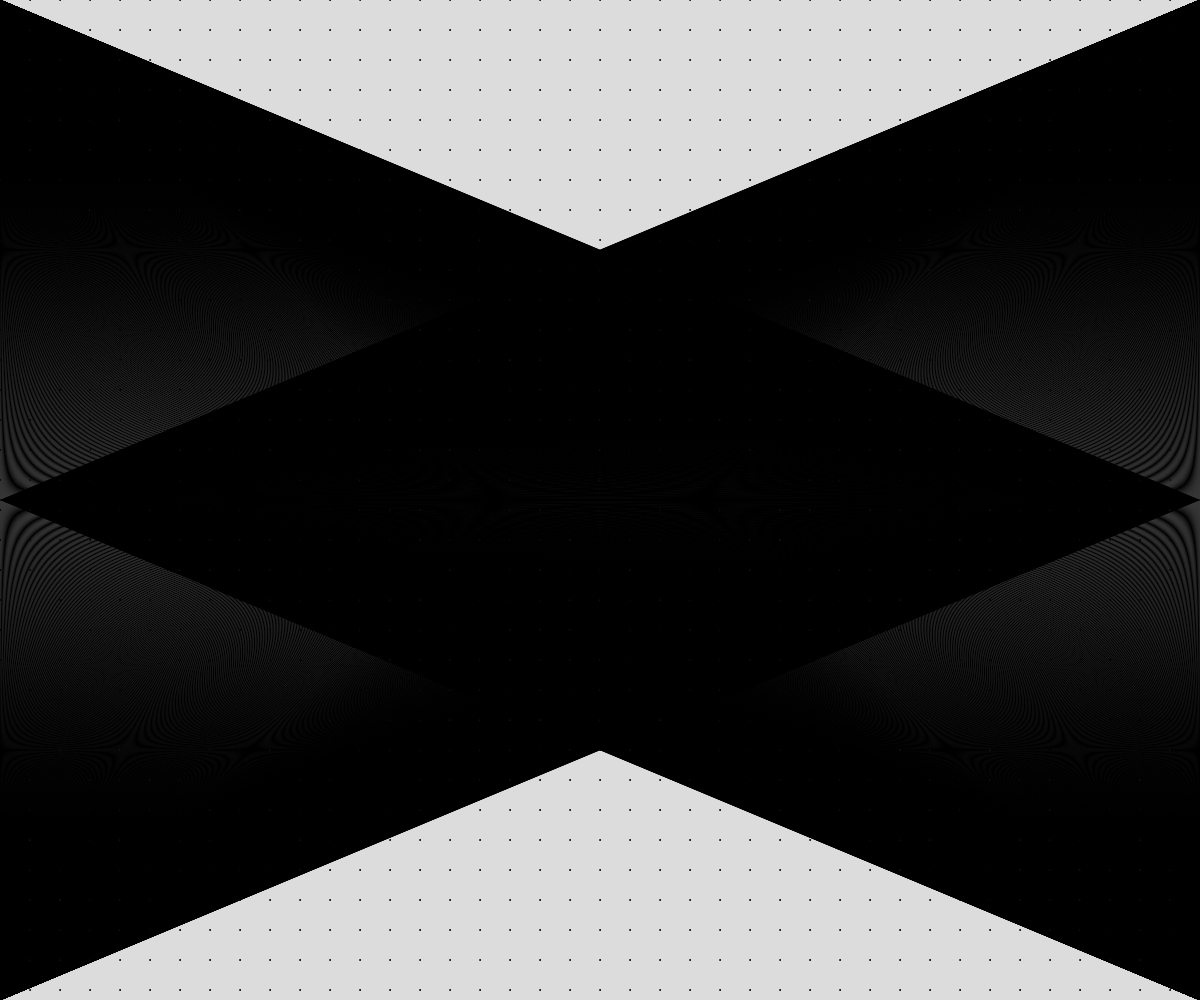
Frame 1 (no input)
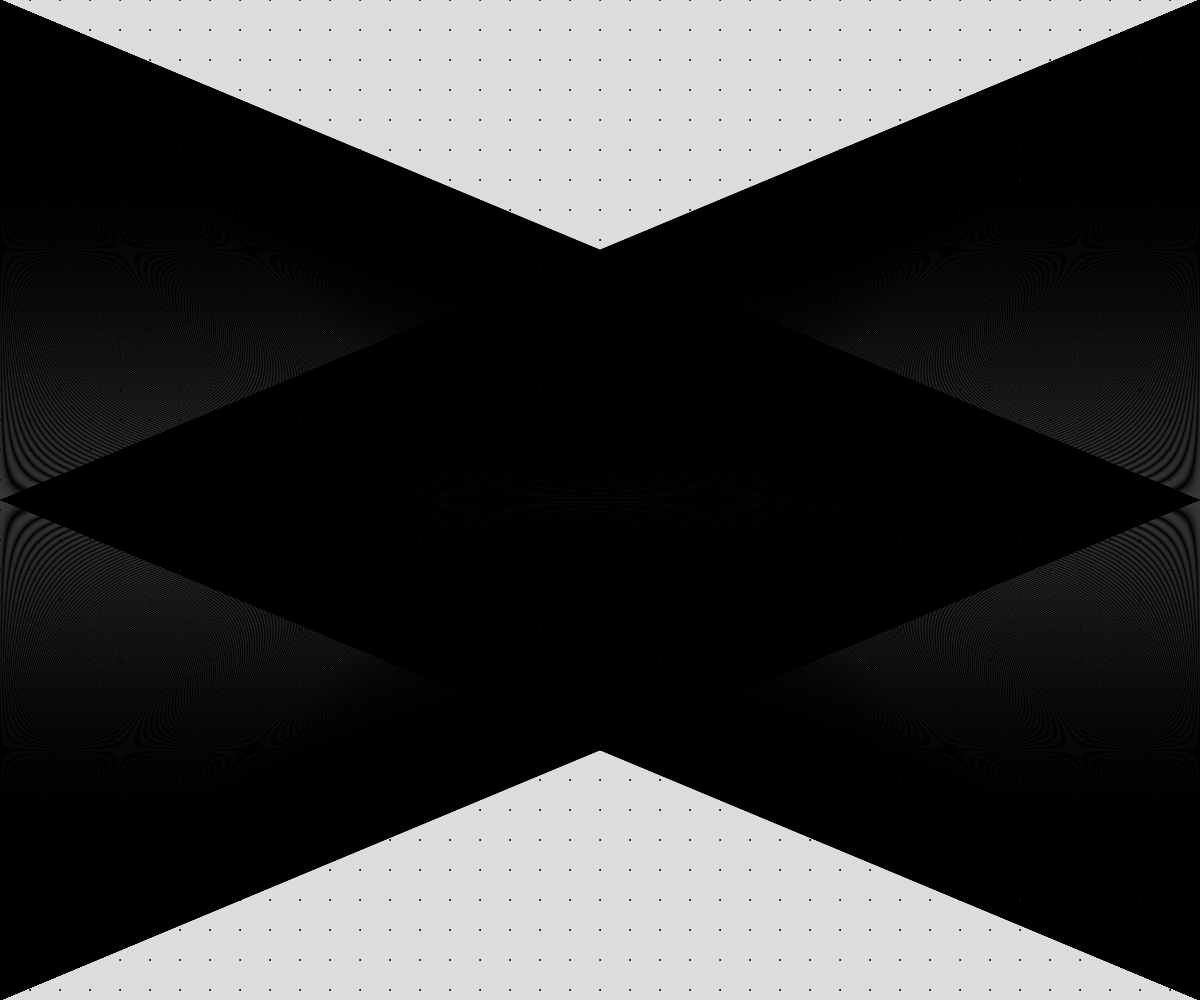
Frame 60 (no input)
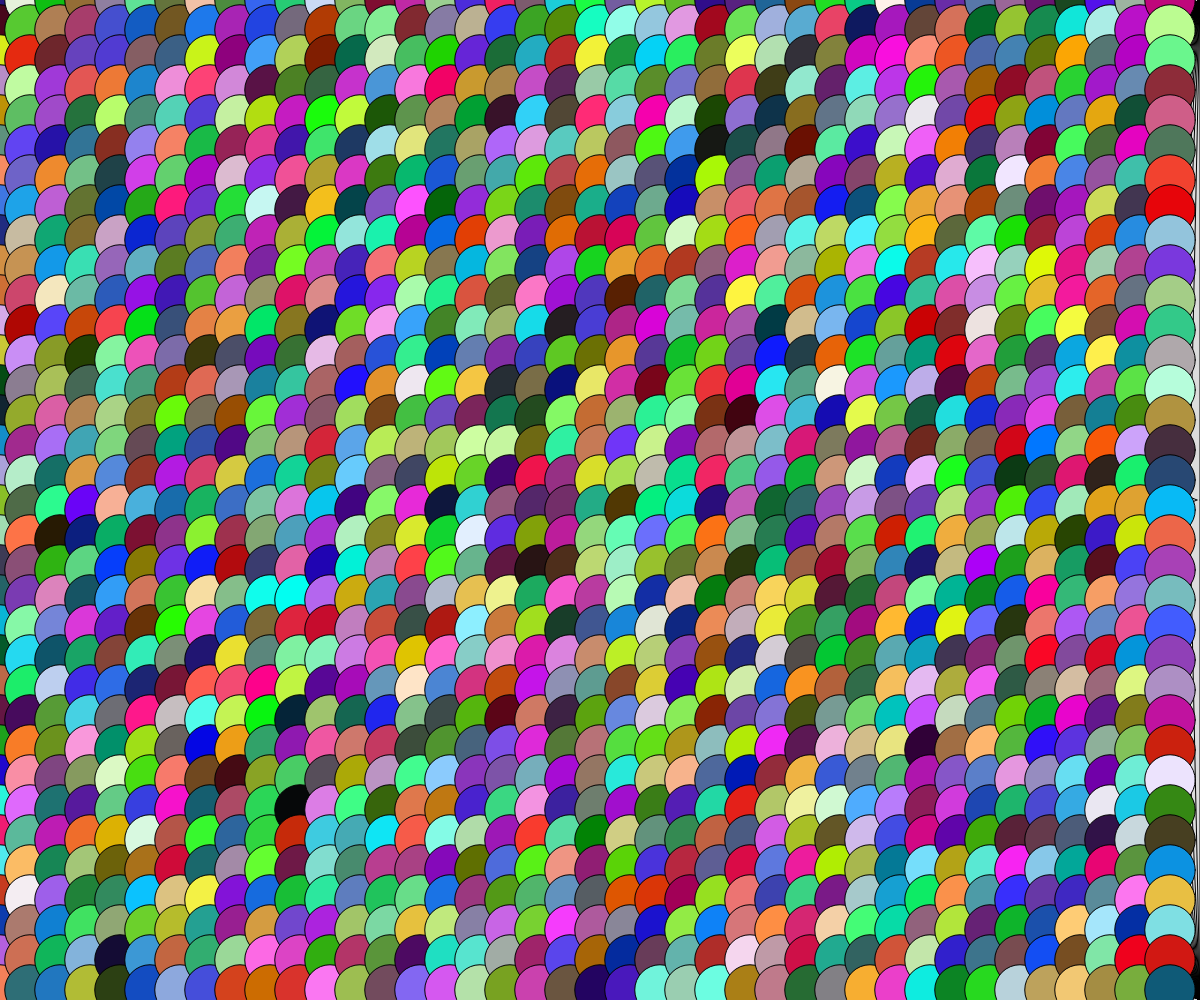
Frame 120 (the mouse pressed at the canvas centre since frame 60)

The p5.js sketch that drew these frames (run headless with seeded random() and noise() and a simulated clock; from frame 60 on, the mouse is pressed at the canvas centre):

// p5.js sketch
// ── sketch.js
// Project Title
// Your Name
// Date
//
// Extra for Experts:
// - describe what you did to take this project "above and beyond"


function setup() {
  createCanvas(windowWidth, windowHeight);
}

function loopDraw() {
  let spacing = map(mouseX, 0, width, 1, 20);
  for (let x = 0; x < width; x += spacing) {
    line(0, 0, x, height / 2);
    line(0, height, x, height / 2);
  }
  for (let x = width; x > 0; x -= spacing) {
    line(width, 0, x, height / 2);
    line(width, height, x, height / 2);
  }
}
function loopDrawTwo(){
  ellipseMode(CENTER);
  let size = map(mouseY,0,height,1,100);
  for(let x = 0; x<width;x+=30){
    for(let y=0;y<height;y+=30){
      fill(random(255),random(255),random(255));
      ellipse(x,y,size,size);
    }
  }
}
function draw() {
  background(220);
   loopDraw();
  loopDrawTwo();
}
